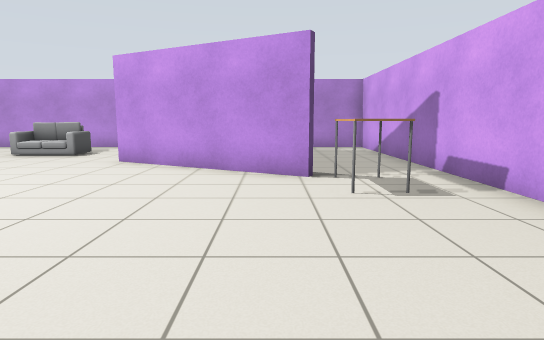
view 1 (above)

15 first-person views from a walk through a robot-simulator world made for Gazebo. The camera is 1 m above the floor, tilts 8° down and sees 75° across. The lines on the ground mark 1 m squares. The floor is counted in squares, 1 m on a side. Each view is taken from the middle of a square. On the plan, view 1 faces up. The plan holds only what a view shows up to about 13 squares ahead; the rest is blank. Simple shapes stand in for some stock models.

view 2
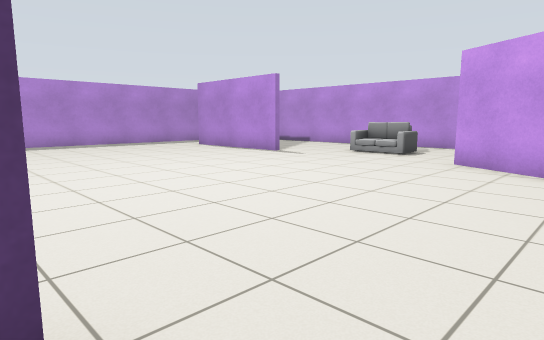

view 3
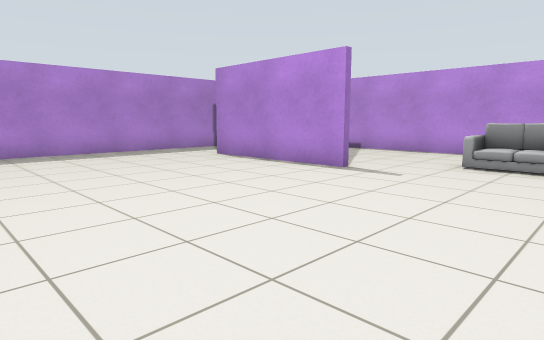

view 4
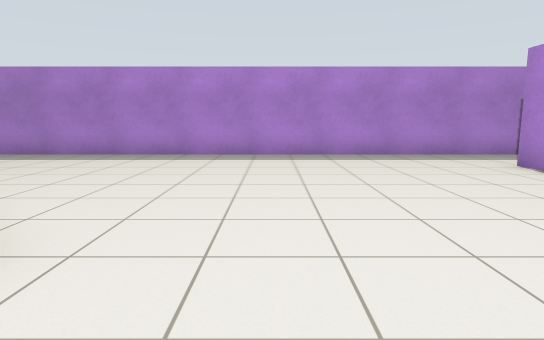

view 5
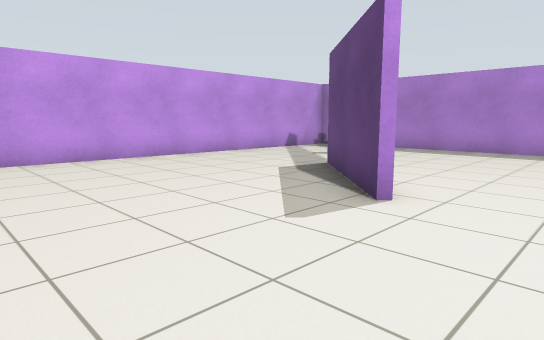

view 6
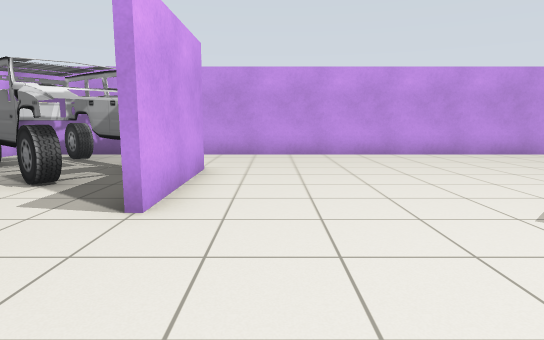

view 7
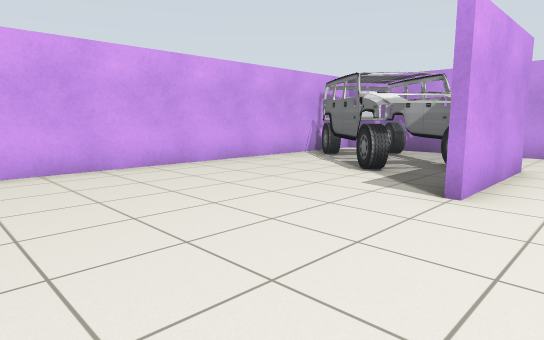

view 8
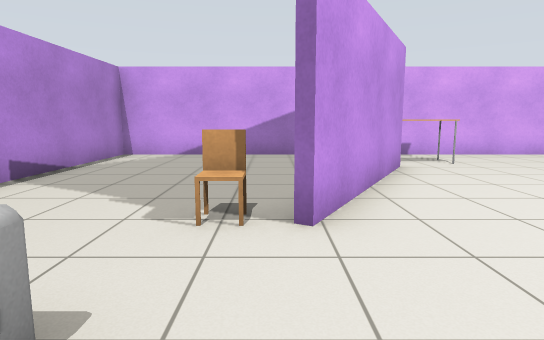

view 9
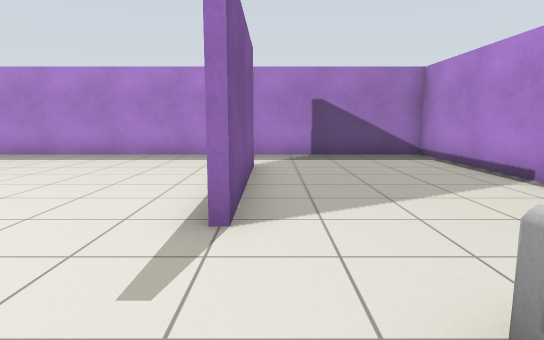

view 10
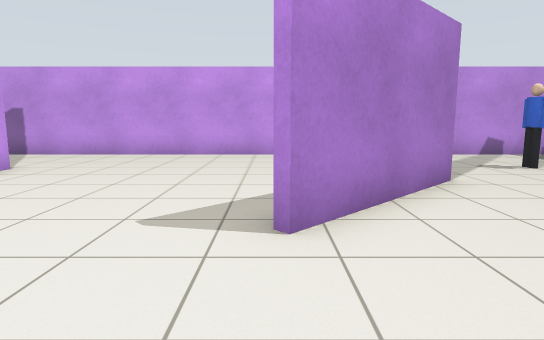

view 11
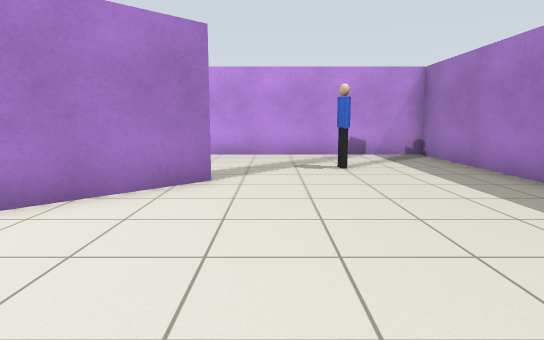

view 12
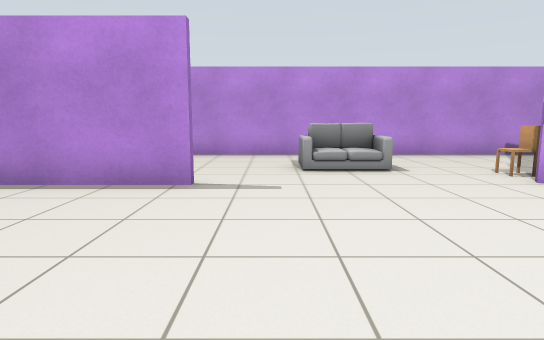

view 13
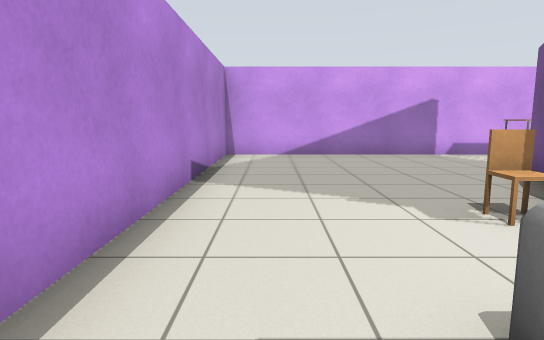

view 14
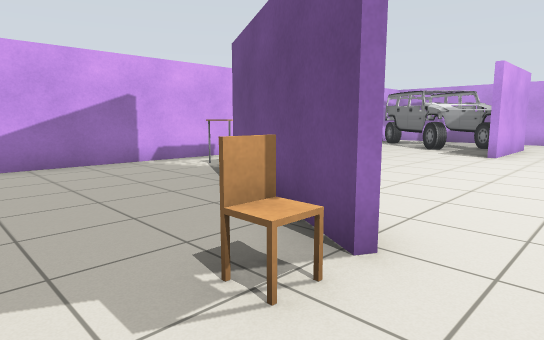

view 15
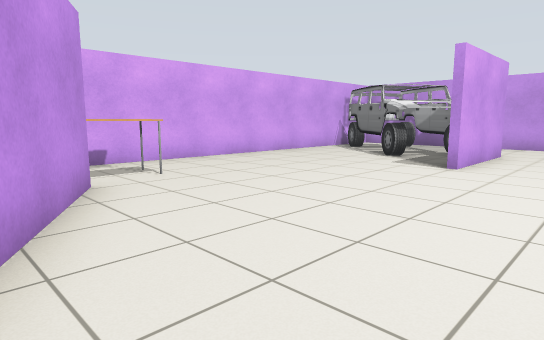

### Floor plan
Key: @ floor where view 1 was taken; # wall or solid block; . floor; S sofa; T dining table; C car; H chair; P person.
Columns run from 17 left of view 1 to 4 right of it. Each row starts with its distance up from view 1.
 14 ######################
 13 #....................#
 12 #....................#
 11 #.........SS.........#
 10 #.........SS.........#
  9 #............H.......#
  8 #...####..... ##.....#
  7 #..............###...#
  6 #................#TT.#
  5 #.................TT.#
  4 #....................#
  3 #....................#
  2 #....................#
  1 #....................#
  0 #.......##.....#.@...#
 -1 #......##......#C....#
 -2 #......#.......CCC...#
 -3 #...P..........CCCC..#
 -4 #...P...........CCCCC
 -5 #.................CC#
 -6 #..................C#
 -7 ###################

Positions as (right, up) in squares from view 1, and headings:
1: (0, 0), facing up
2: (-1, 0), facing up-left
3: (-5, 2), facing up-left
4: (-6, 3), facing left
5: (-4, 3), facing down-left
6: (-4, 4), facing down
7: (-4, 5), facing down-right
8: (-7, 9), facing right
9: (-6, 9), facing left
10: (-8, 4), facing down
11: (-12, 4), facing down
12: (-8, 3), facing up
13: (-7, 12), facing right
14: (-5, 11), facing down-right
15: (-5, 8), facing down-right
